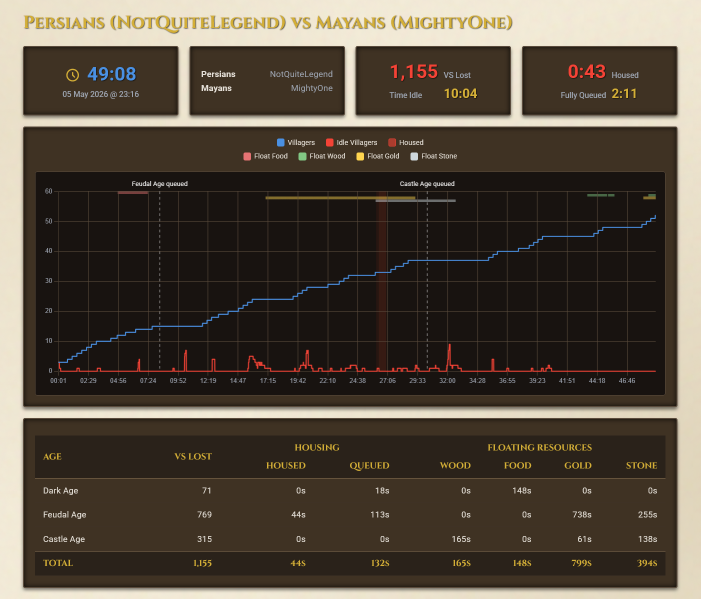
#> input picture report-sample.png, 1401 x 1197 px (shown at 1/2 size)
$ python -i extractor.py   (imports and definitions only)
#> lines starting #> are read from the running program, lines starting #| are printed output that depends on the picture
"""
Extractor Pipeline - Structural processing of UI images
"""

import cv2
import numpy as np
import json
import os
import argparse
import shutil
from pathlib import Path

# Red pixel detection config (BGR)
RED_MASK_LOWER = np.array([0, 0, 201])
RED_MASK_UPPER = np.array([60, 60, 255])

# [95 lines left out: functions detect_ui_scale, step1_extract_boxes, step2_cleanup_box, not called in this run]

def step3_segment_into_digits(box_img, min_digit_area=100):
    """
    Step 3: Segmentation into digits.
    Identifies digits as contiguous areas (connected components) with area > 100.
    """
    # Ensure binary for component analysis
    _, binary = cv2.threshold(box_img, 1, 255, cv2.THRESH_BINARY)

    num_labels, labels, stats, centroids = cv2.connectedComponentsWithStats(binary, connectivity=8)

    components = []
    for i in range(1, num_labels): # Skip background
        area = stats[i, cv2.CC_STAT_AREA]
        if area >= min_digit_area:
            x = stats[i, cv2.CC_STAT_LEFT]
            y = stats[i, cv2.CC_STAT_TOP]
            w = stats[i, cv2.CC_STAT_WIDTH]
            h = stats[i, cv2.CC_STAT_HEIGHT]

            # Extract the component from the original box_img (preserving grayscale/cleanup)
            comp_img = box_img[y:y+h, x:x+w].copy()
            # Mask out other components in the same bounding box
            mask = (labels[y:y+h, x:x+w] == i).astype(np.uint8) * 255
            comp_img = cv2.bitwise_and(comp_img, mask)

            components.append({
                'x': x,
                'image': comp_img
            })

    # Sort components by X position (left to right)
    components.sort(key=lambda c: c['x'])

    return [c['image'] for c in components]

# [119 lines left out: functions save_to_templates, run_pipeline, main, not called in this run]

# [2 lines not run here, left out]

>>> import cv2
>>> picture = cv2.imread('../report-sample.png', cv2.IMREAD_GRAYSCALE)
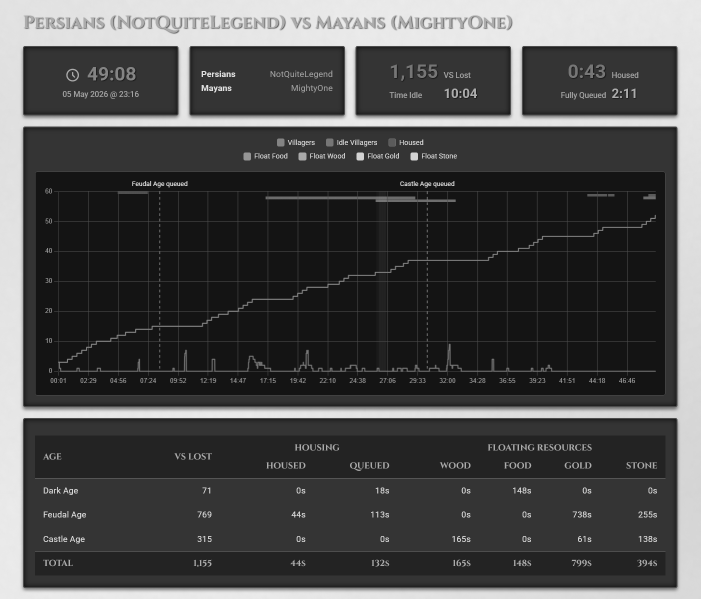
#> picture: shape (1197, 1401) (shown at 1/2 size); min 14, max 255, mean 74.5
>>> result = step3_segment_into_digits(picture)
#> in step3_segment_into_digits, `_, binary = cv2.threshold(box_img, 1, 255, cv2.THRESH_BINARY)`: binary: shape (1197, 1401); every value is 255
#> in step3_segment_into_digits, `num_labels, labels, stats, centroids = cv2.connectedComponentsWithStat..`: labels: shape (1197, 1401) int32; every value is 1
#> in step3_segment_into_digits, `num_labels, labels, stats, centroids = cv2.connectedComponentsWithStat..`: num_labels = 2; stats = [[-1, 2147483647, 0, 0, 0], [0, 0, 1401, 1197, 1676997]]; centroids = [[nan, nan], [700, 598]]
#> the loop in step3_segment_into_digits, `for i in range(1, num_labels):` made 1 pass
#> (area, x, y, w, h) on pass 1: (1676997, 0, 0, 1401, 1197)
#> after the loop in step3_segment_into_digits, `for i in range(1, num_labels):`: components = 1 item
#> result = 1 item
